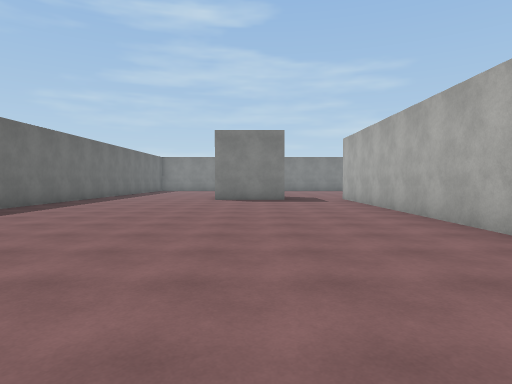
View 1 (above)

24 first-person views from a walk through a Unity game level. The camera is 1.4 m above the floor, tilts 2° down and sees 75° across. The floor is counted in squares, 2 m on a side. Each view is taken from the middle of a square. On the plan, view 1 faces up. The plan holds only what a view shows up to about 10 squares ahead; the rest is blank. The place goes on beyond the plan. Surface patterns are stand-ins for the level's own textures.

View 2
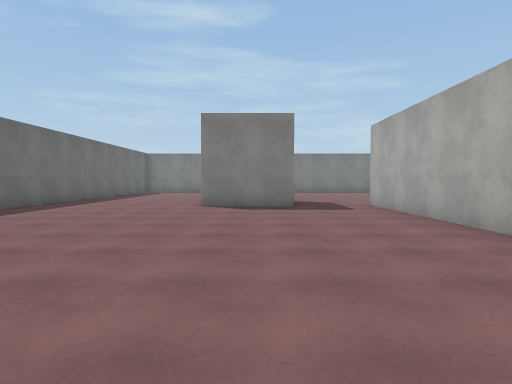

View 3
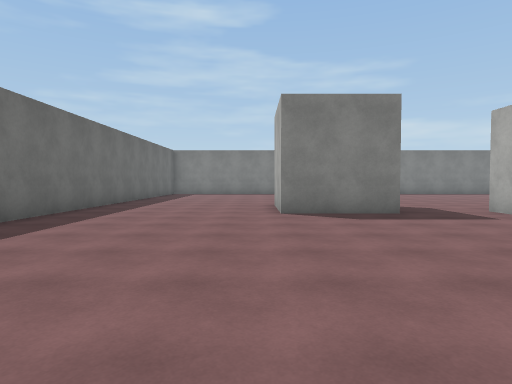

View 4
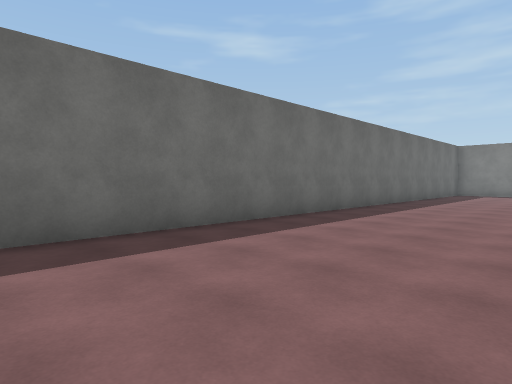

View 5
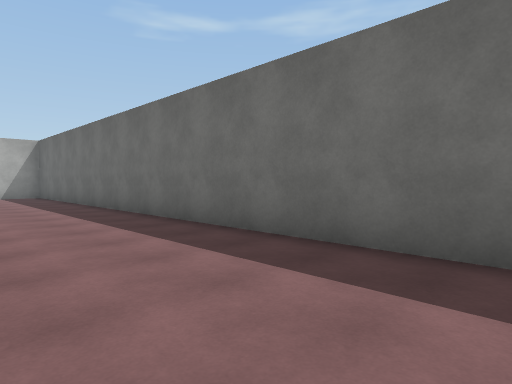

View 6
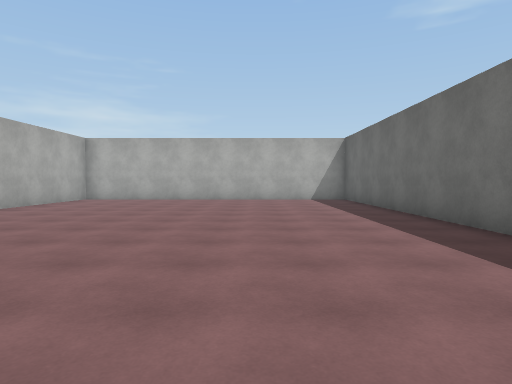

View 7
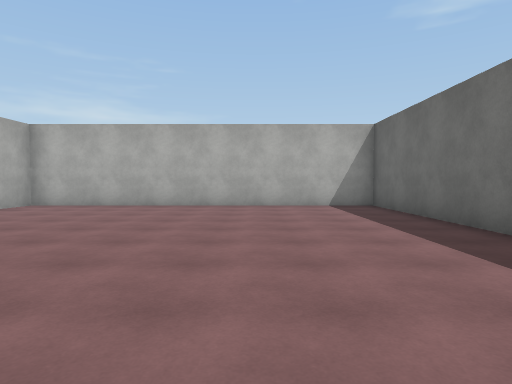

View 8
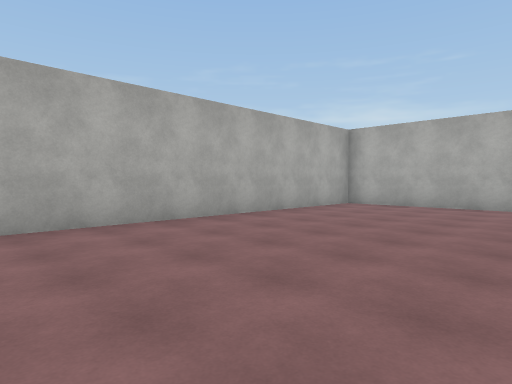

View 9
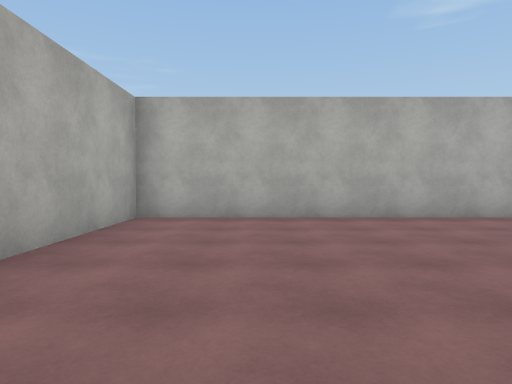

View 10
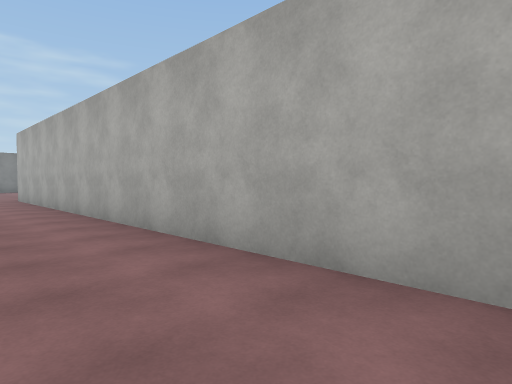

View 11
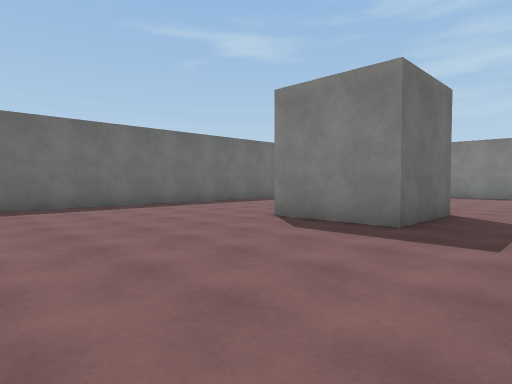

View 12
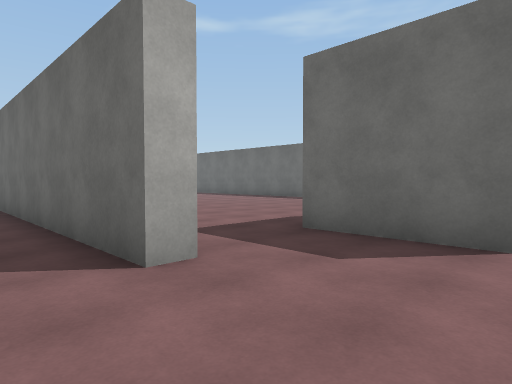

View 13
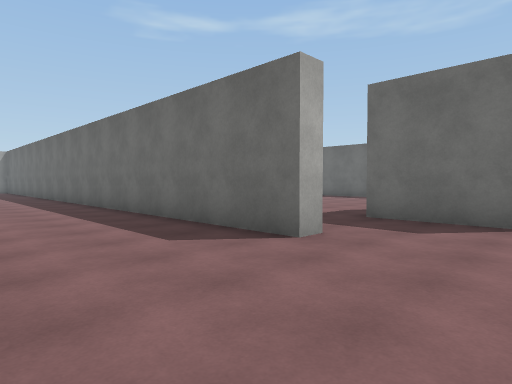

View 14
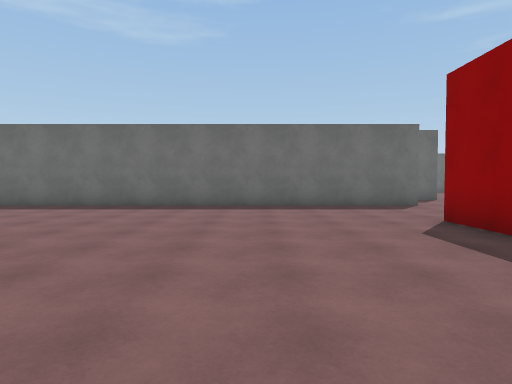

View 15
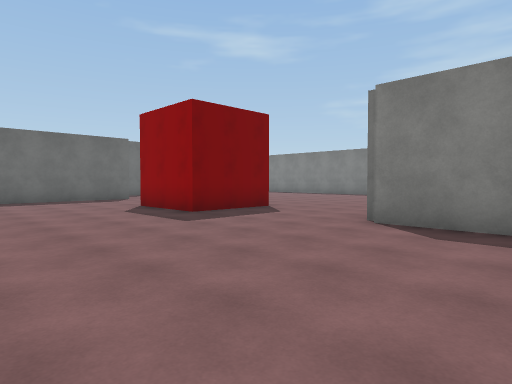

View 16
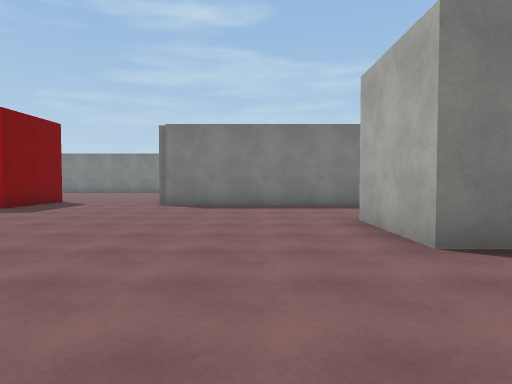

View 17
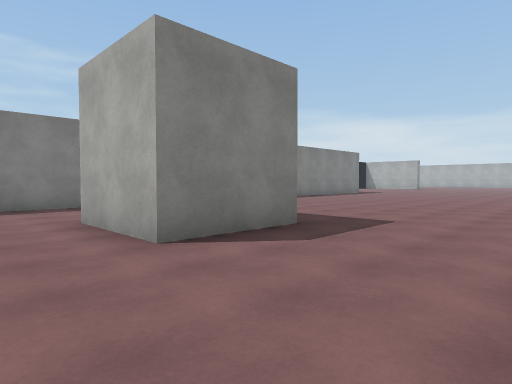

View 18
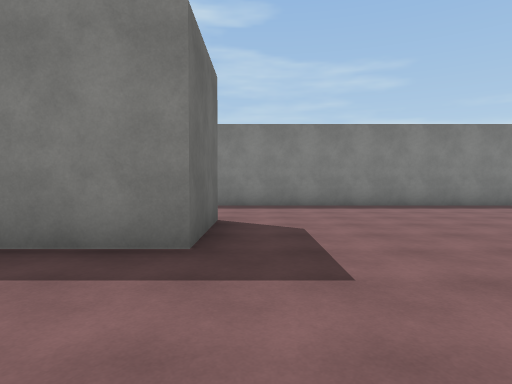

View 19
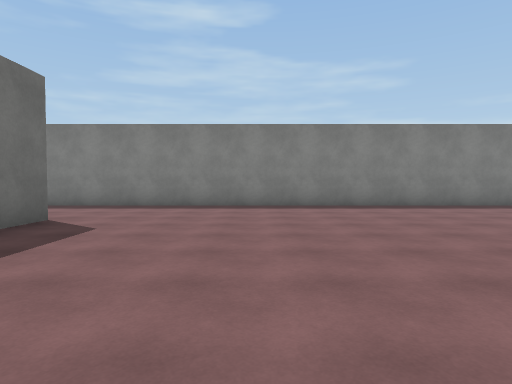

View 20
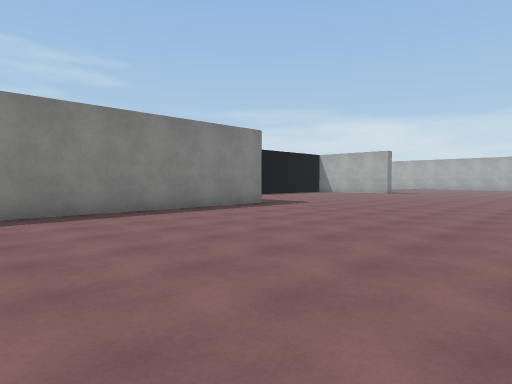

View 21
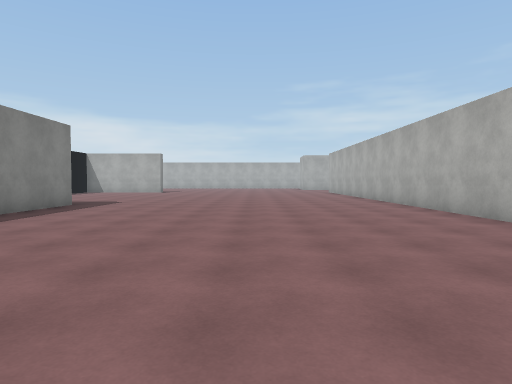

View 22
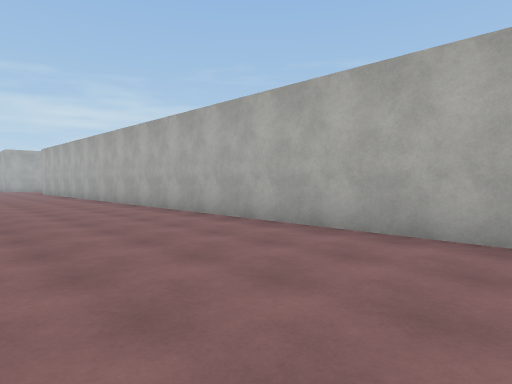

View 23
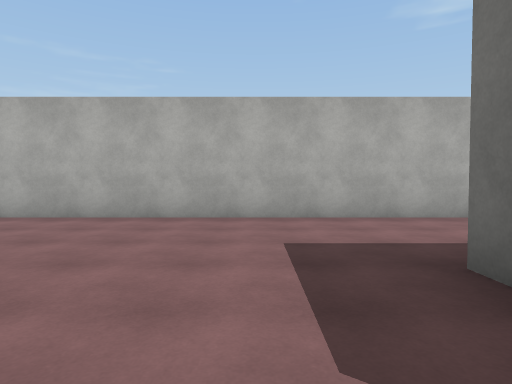

View 24
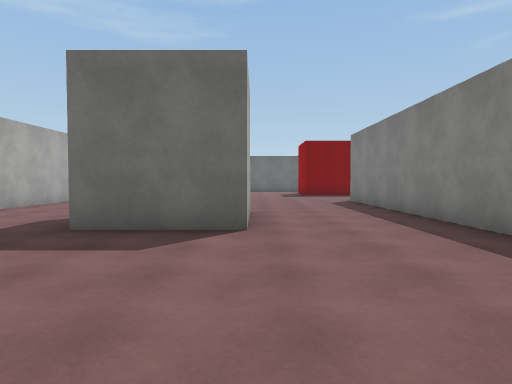

### Floor plan
Points are (right, up) in squares from view 1. A wall is a line through its corners. A room is listed if a view was taken in it or the views show most of it. See-through windows are left out.
Room 1 (views 1, 2, 3, 4, 5, 6, 7, 8, 9, 10, 11)
walls: (1, 12) (-1.5, 12) (-1.5, 14.2); (-6.2, 15.1) (-6.2, -7.3) (3.3, -7.3) (3.3, 12.5)
ways out: opening at (-2, 15) to room 2; opening at (2.5, 12) to room 2
Room 2 (views 12, 13, 14, 15, 16, 17, 18, 19, 20, 21, 22, 23, 24)
walls: (20.3, 6.4) (17.8, 6.4) (17.8, 8.9) (20.3, 8.9) (20.3, 6.4); (15, 2.7) (34, 2.7); (33.5, 12.2) (13.5, 12.2); (9.8, 13.8) (9.8, 11.3) (7.2, 11.3); (3.3, 12.5) (3.7, 12.5) (3.7, 0.9); (1, 14.5) (1, 12)
ways out: opening at (-2, 15) to room 1; opening at (2.5, 12) to room 1

Where each view was taken, in squares from view 1:
view 1: 0 up, 0 right, facing up
view 2: 3 up, 0 right, facing up
view 3: 5 up, 2 left, facing up
view 4: 5 up, 2 left, facing up-left
view 5: 8 up, 3 left, facing down-left
view 6: 5 up, 3 left, facing down
view 7: 2 up, 3 left, facing down
view 8: 2 up, 2 left, facing down-right
view 9: 1 down, 1 right, facing down
view 10: 1 down, 1 right, facing up-right
view 11: 7 up, 3 right, facing up-left
view 12: 15 up, 5 right, facing down-left
view 13: 15 up, 7 right, facing down-left
view 14: 8 up, 13 right, facing left
view 15: 7 up, 16 right, facing up-left
view 16: 3 up, 16 right, facing up
view 17: 3 up, 16 right, facing up-right
view 18: 3 up, 21 right, facing up
view 19: 3 up, 24 right, facing up
view 20: 5 up, 26 right, facing up-right
view 21: 7 up, 24 right, facing right
view 22: 7 up, 24 right, facing down-right
view 23: 9 up, 22 right, facing down
view 24: 9 up, 25 right, facing left
